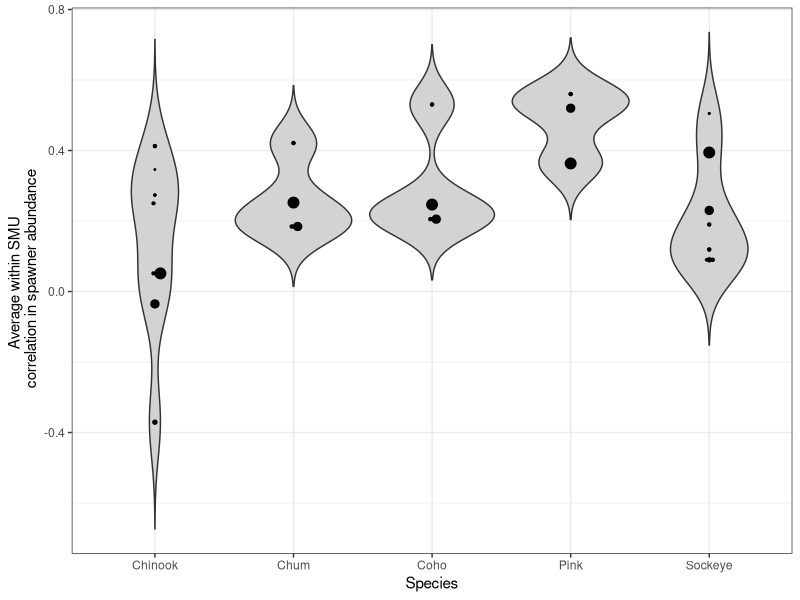

This figure's R source:
## ---- chunk 1

library(tidyverse)
library(knitr)

spawners <- read.csv('data/dataset_1part1.forBrendan.csv') # escapement
smus <- read.csv('data/smu_cu_list_20200914_name update.csv') # stock management units
smus <- subset(smus, regionid != 989898) # drop one duplicate coho SMU
decoder <- read.csv('data/All_regions_CU_decoder.csv') # CU-SMU decoder
smus$CUID <- smus$cuid # rename CU id column
decoder$CUID <- decoder$cuid # rename CU id column

master <- full_join(decoder,smus, by="CUID") # merge decoder and SMU list
master$Species <- master$species
master <- full_join(master,spawners, by="CUID") # merge with spawner time series

full_pse_data <- master %>% # wrangle into usable format
  mutate(species_full=case_when(Species.x=="Chinook"~"Chinook",
                                Species.x=="Chum"~"Chum",
                                Species.x=="CK"~"Chinook",
                                Species.x=="CM"~"Chum",
                                Species.x=="CO"~"Coho",
                                Species.x=="Coho"~"Coho",
                                Species.x=="Lake Sockeye"~"Sockeye",
                                Species.x=="Pink (Even)"~"Pink",
                                Species.x=="Pink (Odd)"~"Pink",
                                Species.x=="PKE"~"Pink",
                                Species.x=="PKO"~"Pink",
                                Species.x=="River Sockeye"~"Sockeye",
                                Species.x=="SEL"~"Sockeye",
                                Species.x=="SER"~"Sockeye"),
         spawners=LGL.counts) %>%
  filter(smu!="NA")%>%
  filter(species_full!="NA")%>%
  select(CUID, smu, species_full, Year, spawners)
## ---- chunk 2
# matrix to store correlations
smu_cor <- matrix(NA, nrow = length(unique(full_pse_data$smu)), ncol = 4)  
colnames(smu_cor) <- c("species", "smu","no_CUs", "avg_corr")
smu_cor <- as.data.frame(smu_cor)                  
smu_cor$smu <- as.character(unique(full_pse_data$smu))

# loop over SMUs
for(i in unique(full_pse_data$smu)){ 
  smu <- subset(full_pse_data, smu == i)
  if(length(unique(smu$CUID))>1){
    smu_wide <- smu %>% 
      spread(CUID, spawners) 
    corr_matrix <- cor(smu_wide[,-c(1:3)], method="spearman", use="pairwise.complete.obs")
    smu_cor[which(smu_cor$smu==i),4] <- mean(corr_matrix[row(corr_matrix)!=col(corr_matrix)],na.rm=TRUE)
    smu_cor[which(smu_cor$smu==i),1] <- unique(smu$species_full)
    if(is.nan(smu_cor[which(smu_cor$smu==i),4])=="TRUE"){smu_cor[which(smu_cor$smu==i),3]=0}else{
    xx<-corr_matrix[,colSums(corr_matrix,na.rm=T) != 0]
    xx[rowSums(xx,na.rm=T) != 0,]
    if(is.null(dim(xx)[2])=="TRUE"){smu_cor[which(smu_cor$smu==i),3]=0}else{smu_cor[which(smu_cor$smu==i),3]=dim(xx)[2]}}
  }else{
    smu_cor[which(smu_cor$smu==i),4] <- NA
    smu_cor[which(smu_cor$smu==i),1] <- unique(smu$species_full)
    smu_cor[which(smu_cor$smu==i),3] <- NA
  }
}
## ---- chunk 3
smu_med_cor <- smu_cor %>% 
  group_by(species) %>%
  summarise(median_correlation=median(avg_corr, na.rm=TRUE))
kable(smu_med_cor, caption = "Median pairwise correlation in spawner abundance among CUs within SMUs by species")

## ---- chunk 4
ggplot(smu_cor, aes(x=species, y=avg_corr)) +
  geom_violin(trim=FALSE, fill="light grey")+
  geom_dotplot(binaxis='y', stackdir='center', dotsize=smu_cor$no_CUs/25) +
  theme_bw()+
  xlab("Species") +
  ylab("Average within SMU \n correlation in spawner abundance") 
